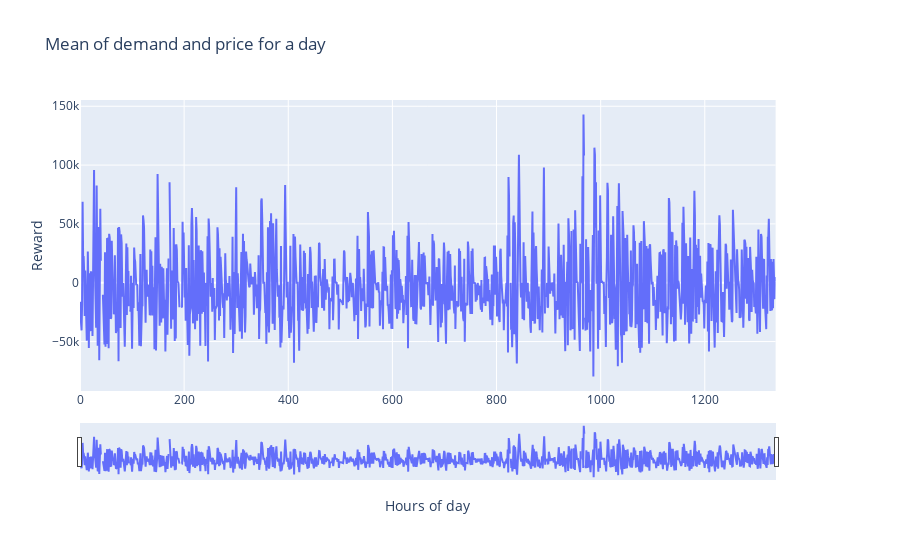

This figure's notebook cell:
### Code cell
# cumulative_reward = results['r'].rolling(window=48).mean()
fig = make_subplots(specs=[[{"secondary_y": True}]])
fig.add_trace(go.Scatter(x=results['timestamp'].index, y=results['r'], name='reward'), secondary_y=False)

# Add figure title
fig.update_layout(
    title_text="Mean of demand and price for a day",
    xaxis_rangeslider_visible=True,
)

# Set x-axis title
fig.update_xaxes(title_text="Hours of day")

# Set y-axes titles
fig.update_yaxes(title_text="Reward")

fig.show()

### Figure 1 — Plotly figure (JSON) as saved in the notebook; plotly's stock layout.template omitted (floating-point values rounded to 4 significant figures; data arrays with more than 128 entries replaced by an {"elided": "..."} marker saying what was removed)
{"data": [{"name": "reward", "type": "scatter", "x": {"elided": "1337 int values"}, "xaxis": "x", "y": {"elided": "1337 str values"}, "yaxis": "y"}], "layout": {"title": {"text": "Mean of demand and price for a day"}, "xaxis": {"anchor": "y", "domain": [0, 0.94], "rangeslider": {"visible": true}, "title": {"text": "Hours of day"}}, "yaxis": {"anchor": "x", "domain": [0, 1], "title": {"text": "Reward"}}, "yaxis2": {"anchor": "x", "overlaying": "y", "side": "right", "title": {"text": "Reward"}}}}
